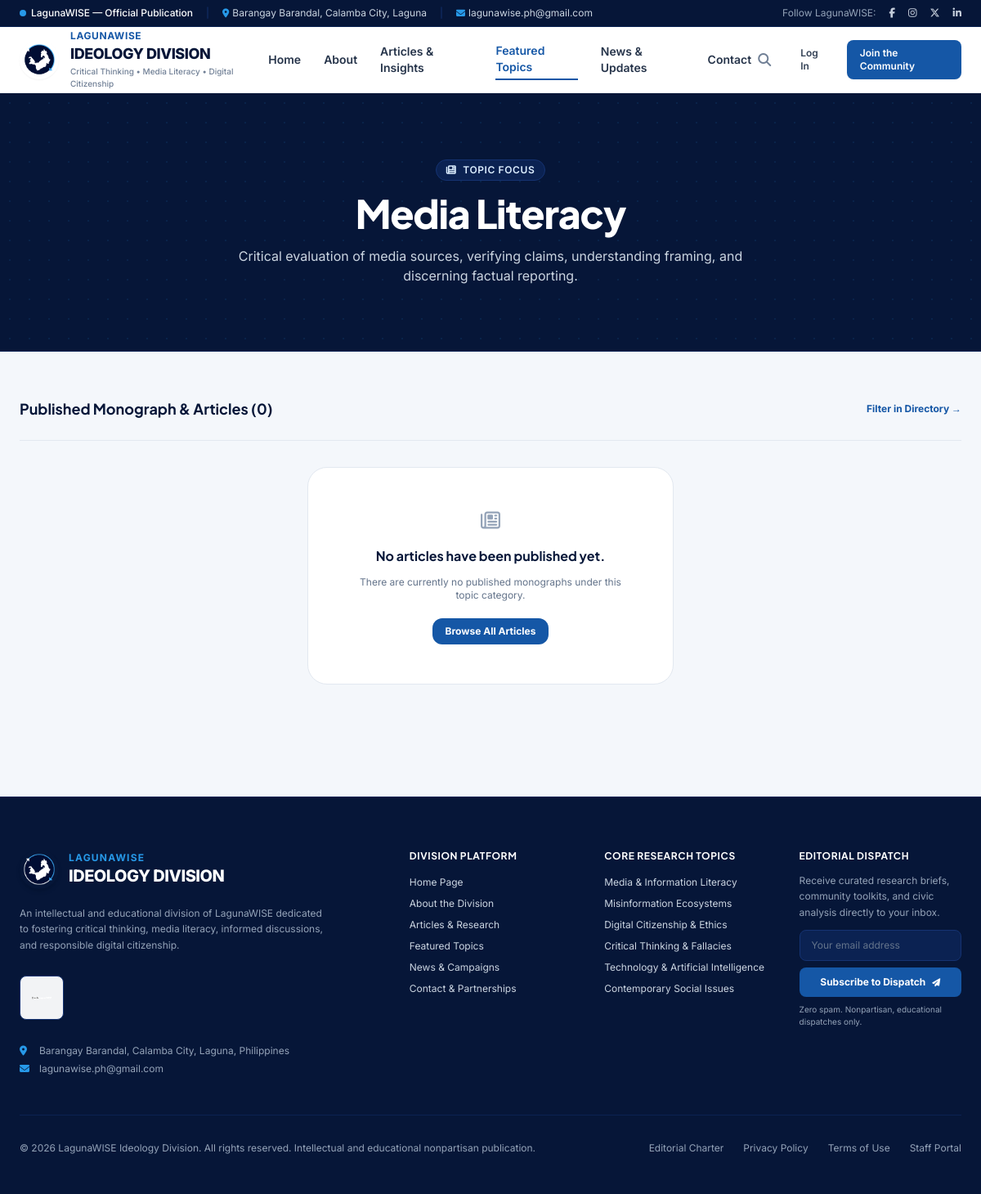
Screenshot of /pages/topic.php?slug=media-literacy with the database file from the repository.
### tables this page shows
CREATE TABLE `categories` (
    `id` INT UNSIGNED AUTO_INCREMENT PRIMARY KEY,
    `name` VARCHAR(100) NOT NULL UNIQUE,
    `slug` VARCHAR(120) NOT NULL UNIQUE,
    `description` TEXT NULL,
    `icon` VARCHAR(50) NULL DEFAULT 'book-open',
    `color_hex` VARCHAR(20) NULL DEFAULT '#1557A6',
    `is_featured` TINYINT(1) NOT NULL DEFAULT 0,
    `display_order` INT NOT NULL DEFAULT 0,
    `created_at` TIMESTAMP DEFAULT CURRENT_TIMESTAMP,
    INDEX `idx_categories_slug` (`slug`)
);

### includes/functions.php (called while the page is built, shortened)
<?php
function e(?string $string): string {
    return htmlspecialchars((string)($string ?? ''), ENT_QUOTES, 'UTF-8');
}
function url(string $path = ''): string {
    $base = APP_BASE_URL;
    $path = '/' . ltrim($path, '/');
    return ($base === '' ? '' : $base) . $path;
}

### pages/topic.php (the view, shortened to what this page needs)
<?php
$slug = trim($_GET['slug'] ?? '');
$db = Database::getConnection();
$stmt = $db->prepare("SELECT * FROM categories WHERE slug = ? LIMIT 1");
$stmt->execute([$slug]);
$category = $stmt->fetch();
$artStmt = $db->prepare("
    SELECT a.*, u.name AS author_name, u.avatar AS author_avatar
    FROM articles a
    JOIN users u ON a.author_id = u.id
    JOIN article_categories ac ON a.id = ac.article_id
    WHERE ac.category_id = ? AND a.status = 'published'
    ORDER BY a.published_at DESC
");
$artStmt->execute([$category['id']]);
$articles = $artStmt->fetchAll();
require_once dirname(__DIR__) . '/includes/header.php';
?>
<section class="bg-navy-900 text-white py-16 sm:py-20 border-b border-navy-800 relative overflow-hidden">
    <div class="absolute inset-0 opacity-10 bg-[radial-gradient(#2799E8_1px,transparent_1px)] [background-size:24px_24px] pointer-events-none"></div>
    <div class="max-w-4xl mx-auto px-4 sm:px-6 relative z-10 text-center space-y-4">
        <div class="inline-flex items-center gap-2 px-3 py-1 rounded-full bg-navy-800 border border-navy-700 text-xs font-semibold text-lwblue-ice uppercase tracking-wider">
            <i class="fa-solid fa-<?= e($category['icon'] ?? 'hashtag') ?>"></i>
            <span>Topic Focus</span>
        </div>
        <h1 class="text-3xl sm:text-5xl font-extrabold tracking-tight text-white">
            <?= e($category['name']) ?>
        </h1>
        <p class="text-sm sm:text-base text-slate-300 max-w-2xl mx-auto font-normal leading-relaxed">
            <?= e($category['description']) ?>
        </p>
    </div>
</section>
<section class="py-14 bg-surface">
    <div class="max-w-7xl mx-auto px-4 sm:px-6">
        <div class="flex items-center justify-between pb-6 mb-8 border-b border-slate-200">
            <h2 class="text-lg font-bold text-navy-900">
                Published Monograph &amp; Articles (<?= count($articles) ?>)
            </h2>
            <a href="<?= url('pages/articles.php?category=' . urlencode($category['slug'])) ?>" class="text-xs font-bold text-lwblue hover:text-navy-900">
                Filter in Directory &rarr;
            </a>
        </div>
        <?php if (empty($articles)): ?>
            <div class="bg-white p-12 rounded-3xl border border-slate-200 text-center max-w-md mx-auto space-y-3">
                <i class="fa-regular fa-newspaper text-2xl text-slate-400 mb-1"></i>
                <h3 class="text-base font-bold text-navy-900">No articles have been published yet.</h3>
                <p class="text-xs text-slate-500">There are currently no published monographs under this topic category.</p>
                <div class="pt-2">
                    <a href="<?= url('pages/articles.php') ?>" class="inline-block px-4 py-2 bg-lwblue text-white rounded-xl text-xs font-bold hover:bg-lwblue-hover transition">Browse All Articles</a>
                </div>
            </div>
        <?php endif; ?>
    </div>
</section>
<?php require_once dirname(__DIR__) . '/includes/footer.php'; ?>

### includes/header.php (style rules this page uses)
:root { --color-primary-navy: #061638; --color-secondary-navy: #0B2252; --color-lw-blue: #1557A6; --color-tech-blue: #2799E8; --color-ice-blue: #DCEEFF; --color-silver: #C5CEDB; --color-bg-light: #F4F7FB; --color-body-text: #26344A; --color-muted-text: #718096; }
body { font-family: 'Inter', sans-serif; color: var(--color-body-text); background-color: var(--color-bg-light); }
h1, h2, h3, h4, .font-heading { font-family: 'Plus Jakarta Sans', sans-serif; }

### rows the page displays
categories: name "Media Literacy", description "Critical evaluation of media sources, verifying claims, understanding framing, and discerning factual reporting."

### other values shown
count($articles) "0"
get_setting('contact_email', 'lagunawise.ph@gmail.com') "lagunawise.ph@gmail.com"
